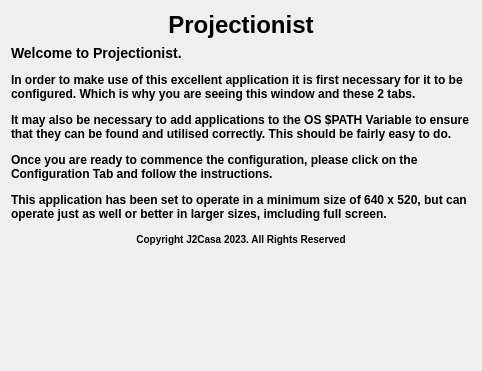
<?xml version="1.0" encoding="UTF-8"?>
<ui version="4.0">
 <class>Tab1</class>
 <widget class="QWidget" name="Tab1">
  <property name="geometry">
   <rect>
    <x>0</x>
    <y>0</y>
    <width>482</width>
    <height>371</height>
   </rect>
  </property>
  <property name="windowTitle">
   <string>Information</string>
  </property>
  <property name="toolTip">
   <string>Tab Tool Tip</string>
  </property>
  <property name="statusTip">
   <string>Tab Status Tip</string>
  </property>
  <property name="whatsThis">
   <string>Tab Whats This</string>
  </property>
  <layout class="QGridLayout" name="gridLayout">
   <item row="0" column="0">
    <layout class="QGridLayout" name="gridLayoutInfoTab">
     <item row="0" column="0">
      <widget class="QLabel" name="labelInfoTitle">
       <property name="sizePolicy">
        <sizepolicy hsizetype="Preferred" vsizetype="Preferred">
         <horstretch>0</horstretch>
         <verstretch>1</verstretch>
        </sizepolicy>
       </property>
       <property name="text">
        <string>&lt;html&gt;&lt;head/&gt;&lt;body&gt;&lt;h1 style=&quot; margin-top:18px; margin-bottom:12px; margin-left:0px; margin-right:0px; -qt-block-indent:0; text-indent:0px;&quot;&gt;&lt;span style=&quot; font-size:xx-large; font-weight:700;&quot;&gt;Projectionist&lt;/span&gt;&lt;/h1&gt;&lt;/body&gt;&lt;/html&gt;</string>
       </property>
       <property name="alignment">
        <set>Qt::AlignCenter</set>
       </property>
      </widget>
     </item>
     <item row="1" column="0">
      <widget class="QLabel" name="labelInfoDetails">
       <property name="sizePolicy">
        <sizepolicy hsizetype="Preferred" vsizetype="Preferred">
         <horstretch>0</horstretch>
         <verstretch>99</verstretch>
        </sizepolicy>
       </property>
       <property name="text">
        <string>&lt;html&gt;&lt;head/&gt;&lt;body&gt;&lt;h3 style=&quot; margin-top:14px; margin-bottom:12px; margin-left:0px; margin-right:0px; -qt-block-indent:0; text-indent:0px;&quot;&gt;&lt;span style=&quot; font-size:large; font-weight:700;&quot;&gt;Welcome to Projectionist.&lt;/span&gt;&lt;/h3&gt;&lt;h4 style=&quot; margin-top:12px; margin-bottom:12px; margin-left:0px; margin-right:0px; -qt-block-indent:0; text-indent:0px;&quot;&gt;&lt;span style=&quot; font-size:medium; font-weight:700;&quot;&gt;In order to make use of this excellent application it is first necessary for it to be configured. Which is why you are seeing this window and these 2 tabs.&lt;/span&gt;&lt;/h4&gt;&lt;h4 style=&quot; margin-top:12px; margin-bottom:12px; margin-left:0px; margin-right:0px; -qt-block-indent:0; text-indent:0px;&quot;&gt;&lt;span style=&quot; font-size:medium; font-weight:700;&quot;&gt;It may also be necessary to add applications to the OS $PATH Variable to ensure that they can be found and utilised correctly. This should be fairly easy to do.&lt;/span&gt;&lt;/h4&gt;&lt;h4 style=&quot; margin-top:12px; margin-bottom:12px; margin-left:0px; margin-right:0px; -qt-block-indent:0; text-indent:0px;&quot;&gt;&lt;span style=&quot; font-size:medium; font-weight:700;&quot;&gt;Once you are ready to commence the configuration, please click on the Configuration Tab and follow the instructions.&lt;/span&gt;&lt;/h4&gt;&lt;h4 style=&quot; margin-top:12px; margin-bottom:12px; margin-left:0px; margin-right:0px; -qt-block-indent:0; text-indent:0px;&quot;&gt;&lt;span style=&quot; font-size:medium; font-weight:700;&quot;&gt;This application has been set to operate in a minimum size of 640 x 520, but can operate just as well or better in larger sizes, imcluding full screen.&lt;/span&gt;&lt;/h4&gt;&lt;h5 align=&quot;center&quot; style=&quot; margin-top:12px; margin-bottom:4px; margin-left:0px; margin-right:0px; -qt-block-indent:0; text-indent:0px;&quot;&gt;&lt;span style=&quot; font-size:small; font-weight:700;&quot;&gt;Copyright J2Casa 2023. All Rights Reserved&lt;/span&gt;&lt;/h5&gt;&lt;p&gt;&lt;br/&gt;&lt;/p&gt;&lt;/body&gt;&lt;/html&gt;</string>
       </property>
       <property name="alignment">
        <set>Qt::AlignLeading|Qt::AlignLeft|Qt::AlignTop</set>
       </property>
       <property name="wordWrap">
        <bool>true</bool>
       </property>
       <property name="margin">
        <number>5</number>
       </property>
       <property name="indent">
        <number>-4</number>
       </property>
      </widget>
     </item>
    </layout>
   </item>
  </layout>
 </widget>
 <resources/>
 <connections/>
</ui>
